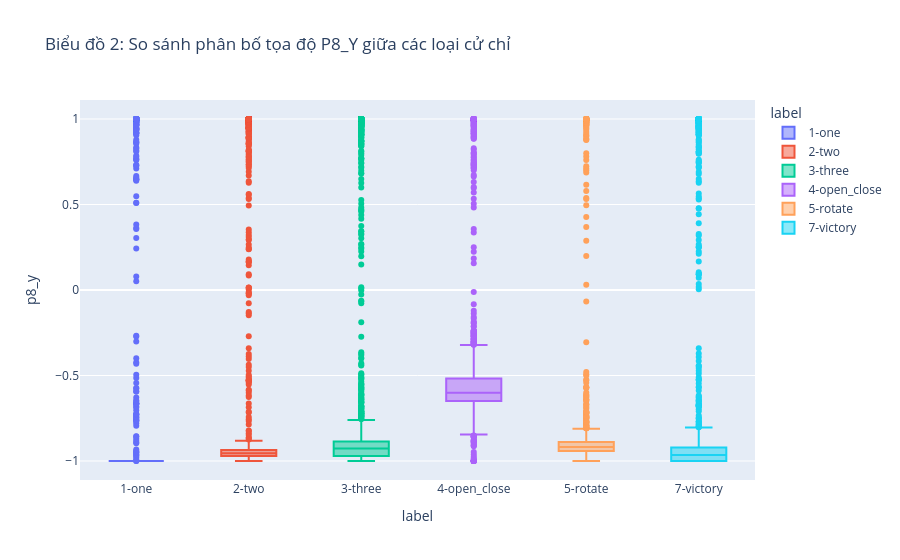

Write notebook code for a chart like this one.
### Markdown cell above
---

# <a id="4.-Phân-tích-Đặc-trưng-Landmark"></a>4. 📍 Phân tích Đặc trưng Landmark (Feature Analysis)

### Code cell
fig = px.box(
    df, 
    x="label", 
    y="p8_y", 
    color="label",
    title="Biểu đồ 2: So sánh phân bố tọa độ P8_Y giữa các loại cử chỉ",
    points="outliers"
)
fig.show()

# LƯU ẢNH
fig.write_image(f"{IMAGE_DIR}/02_feature_boxplot_p8y.png")

### Figure 1 — Plotly figure (JSON) as saved in the notebook; plotly's stock layout.template omitted (floating-point values rounded to 4 significant figures; data arrays with more than 128 entries replaced by an {"elided": "..."} marker saying what was removed)
{"data": [{"alignmentgroup": "True", "boxpoints": "outliers", "hovertemplate": "label=%{x}<br>p8_y=%{y}<extra></extra>", "legendgroup": "1-one", "marker": {"color": "#636efa"}, "name": "1-one", "notched": false, "offsetgroup": "1-one", "orientation": "v", "showlegend": true, "type": "box", "x": {"elided": "1564 str values"}, "x0": " ", "xaxis": "x", "y": {"elided": "1564 float values"}, "y0": " ", "yaxis": "y"}, {"alignmentgroup": "True", "boxpoints": "outliers", "hovertemplate": "label=%{x}<br>p8_y=%{y}<extra></extra>", "legendgroup": "2-two", "marker": {"color": "#EF553B"}, "name": "2-two", "notched": false, "offsetgroup": "2-two", "orientation": "v", "showlegend": true, "type": "box", "x": {"elided": "3237 str values"}, "x0": " ", "xaxis": "x", "y": {"elided": "3237 float values"}, "y0": " ", "yaxis": "y"}, {"alignmentgroup": "True", "boxpoints": "outliers", "hovertemplate": "label=%{x}<br>p8_y=%{y}<extra></extra>", "legendgroup": "3-three", "marker": {"color": "#00cc96"}, "name": "3-three", "notched": false, "offsetgroup": "3-three", "orientation": "v", "showlegend": true, "type": "box", "x": {"elided": "3264 str values"}, "x0": " ", "xaxis": "x", "y": {"elided": "3264 float values"}, "y0": " ", "yaxis": "y"}, {"alignmentgroup": "True", "boxpoints": "outliers", "hovertemplate": "label=%{x}<br>p8_y=%{y}<extra></extra>", "legendgroup": "4-open_close", "marker": {"color": "#ab63fa"}, "name": "4-open_close", "notched": false, "offsetgroup": "4-open_close", "orientation": "v", "showlegend": true, "type": "box", "x": {"elided": "1544 str values"}, "x0": " ", "xaxis": "x", "y": {"elided": "1544 float values"}, "y0": " ", "yaxis": "y"}, {"alignmentgroup": "True", "boxpoints": "outliers", "hovertemplate": "label=%{x}<br>p8_y=%{y}<extra></extra>", "legendgroup": "5-rotate", "marker": {"color": "#FFA15A"}, "name": "5-rotate", "notched": false, "offsetgroup": "5-rotate", "orientation": "v", "showlegend": true, "type": "box", "x": {"elided": "1659 str values"}, "x0": " ", "xaxis": "x", "y": {"elided": "1659 float values"}, "y0": " ", "yaxis": "y"}, {"alignmentgroup": "True", "boxpoints": "outliers", "hovertemplate": "label=%{x}<br>p8_y=%{y}<extra></extra>", "legendgroup": "7-victory", "marker": {"color": "#19d3f3"}, "name": "7-victory", "notched": false, "offsetgroup": "7-victory", "orientation": "v", "showlegend": true, "type": "box", "x": {"elided": "3199 str values"}, "x0": " ", "xaxis": "x", "y": {"elided": "3199 float values"}, "y0": " ", "yaxis": "y"}], "layout": {"boxmode": "overlay", "legend": {"title": {"text": "label"}, "tracegroupgap": 0}, "title": {"text": "Biểu đồ 2: So sánh phân bố tọa độ P8_Y giữa các loại cử chỉ"}, "xaxis": {"anchor": "y", "categoryarray": ["1-one", "2-two", "3-three", "4-open_close", "5-rotate", "7-victory"], "categoryorder": "array", "domain": [0, 1], "title": {"text": "label"}}, "yaxis": {"anchor": "x", "domain": [0, 1], "title": {"text": "p8_y"}}}}
